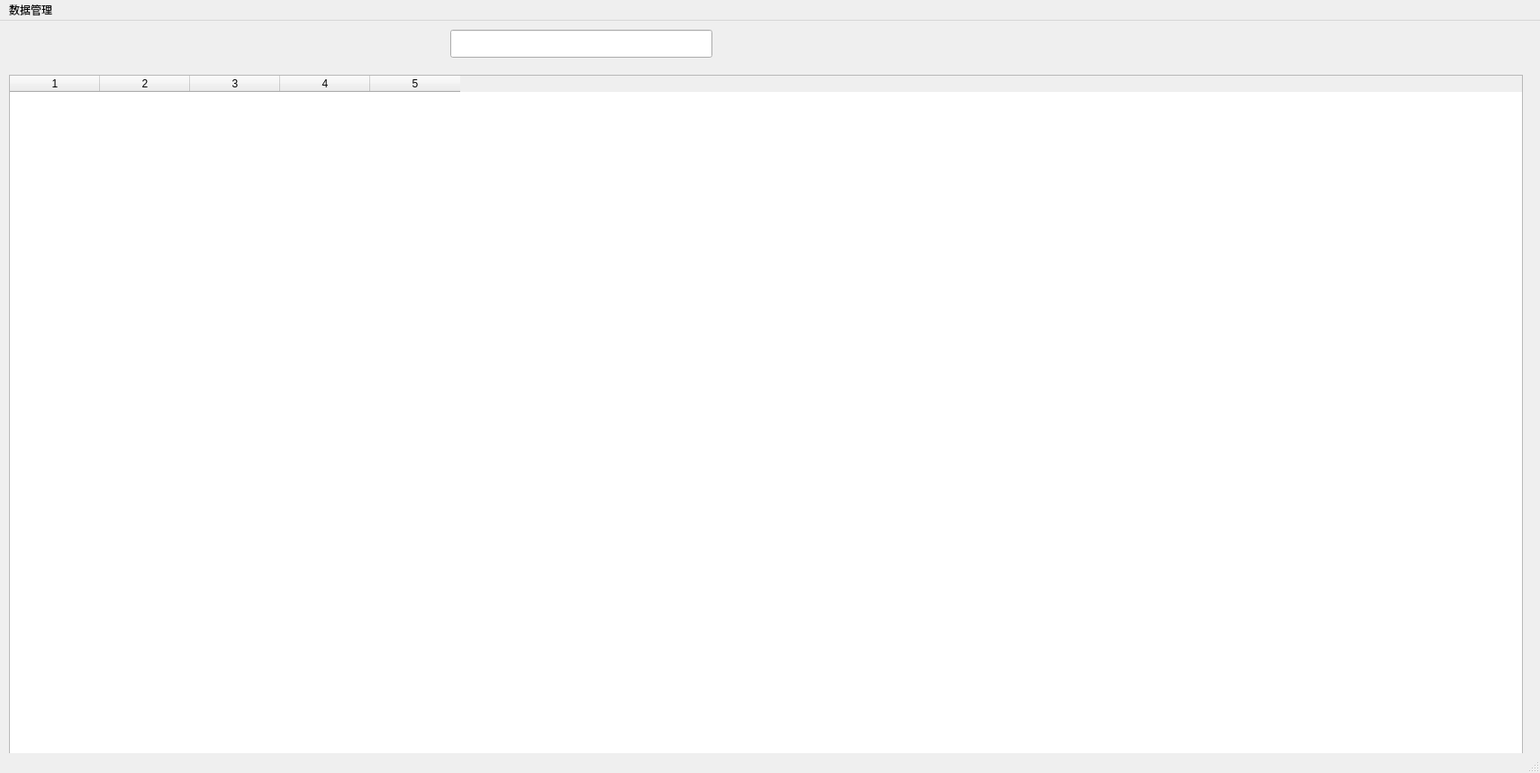
<?xml version="1.0" encoding="UTF-8"?>
<ui version="4.0">
 <class>MainWindow</class>
 <widget class="QMainWindow" name="MainWindow">
  <property name="geometry">
   <rect>
    <x>0</x>
    <y>0</y>
    <width>1710</width>
    <height>858</height>
   </rect>
  </property>
  <property name="windowTitle">
   <string>编码版本管理</string>
  </property>
  <widget class="QWidget" name="centralwidget">
   <widget class="QLineEdit" name="txtScan">
    <property name="geometry">
     <rect>
      <x>500</x>
      <y>10</y>
      <width>291</width>
      <height>31</height>
     </rect>
    </property>
    <property name="toolTip">
     <string/>
    </property>
    <property name="accessibleDescription">
     <string/>
    </property>
    <property name="text">
     <string/>
    </property>
   </widget>
   <widget class="QTableWidget" name="tab_data">
    <property name="geometry">
     <rect>
      <x>10</x>
      <y>60</y>
      <width>1681</width>
      <height>771</height>
     </rect>
    </property>
    <property name="columnCount">
     <number>5</number>
    </property>
    <column/>
    <column/>
    <column/>
    <column/>
    <column/>
   </widget>
  </widget>
  <widget class="QMenuBar" name="menubar">
   <property name="geometry">
    <rect>
     <x>0</x>
     <y>0</y>
     <width>1710</width>
     <height>21</height>
    </rect>
   </property>
   <widget class="QMenu" name="menu">
    <property name="title">
     <string>数据管理</string>
    </property>
    <addaction name="action_add"/>
    <addaction name="action_update"/>
    <addaction name="action_query"/>
    <addaction name="action_delete"/>
   </widget>
   <addaction name="menu"/>
  </widget>
  <widget class="QStatusBar" name="statusbar"/>
  <action name="action_add">
   <property name="text">
    <string>添加</string>
   </property>
  </action>
  <action name="action_update">
   <property name="text">
    <string>修改</string>
   </property>
  </action>
  <action name="action_delete">
   <property name="text">
    <string>删除</string>
   </property>
  </action>
  <action name="action_query">
   <property name="text">
    <string>查询</string>
   </property>
  </action>
 </widget>
 <resources/>
 <connections/>
</ui>
